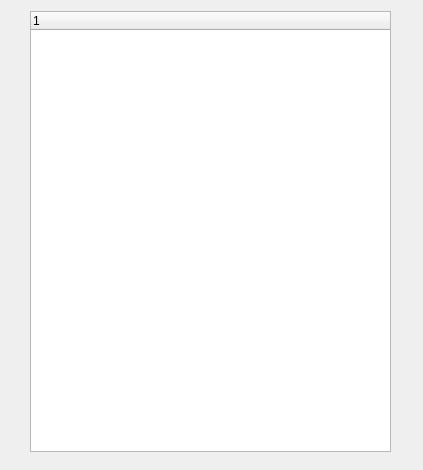
<?xml version="1.0" encoding="UTF-8"?>
<ui version="4.0">
 <class>Form</class>
 <widget class="QWidget" name="Form">
  <property name="geometry">
   <rect>
    <x>0</x>
    <y>0</y>
    <width>423</width>
    <height>470</height>
   </rect>
  </property>
  <property name="windowTitle">
   <string>Form</string>
  </property>
  <widget class="QTreeWidget" name="treeWidget">
   <property name="geometry">
    <rect>
     <x>30</x>
     <y>11</y>
     <width>361</width>
     <height>441</height>
    </rect>
   </property>
   <column>
    <property name="text">
     <string notr="true">1</string>
    </property>
   </column>
  </widget>
 </widget>
 <resources/>
 <connections/>
</ui>
